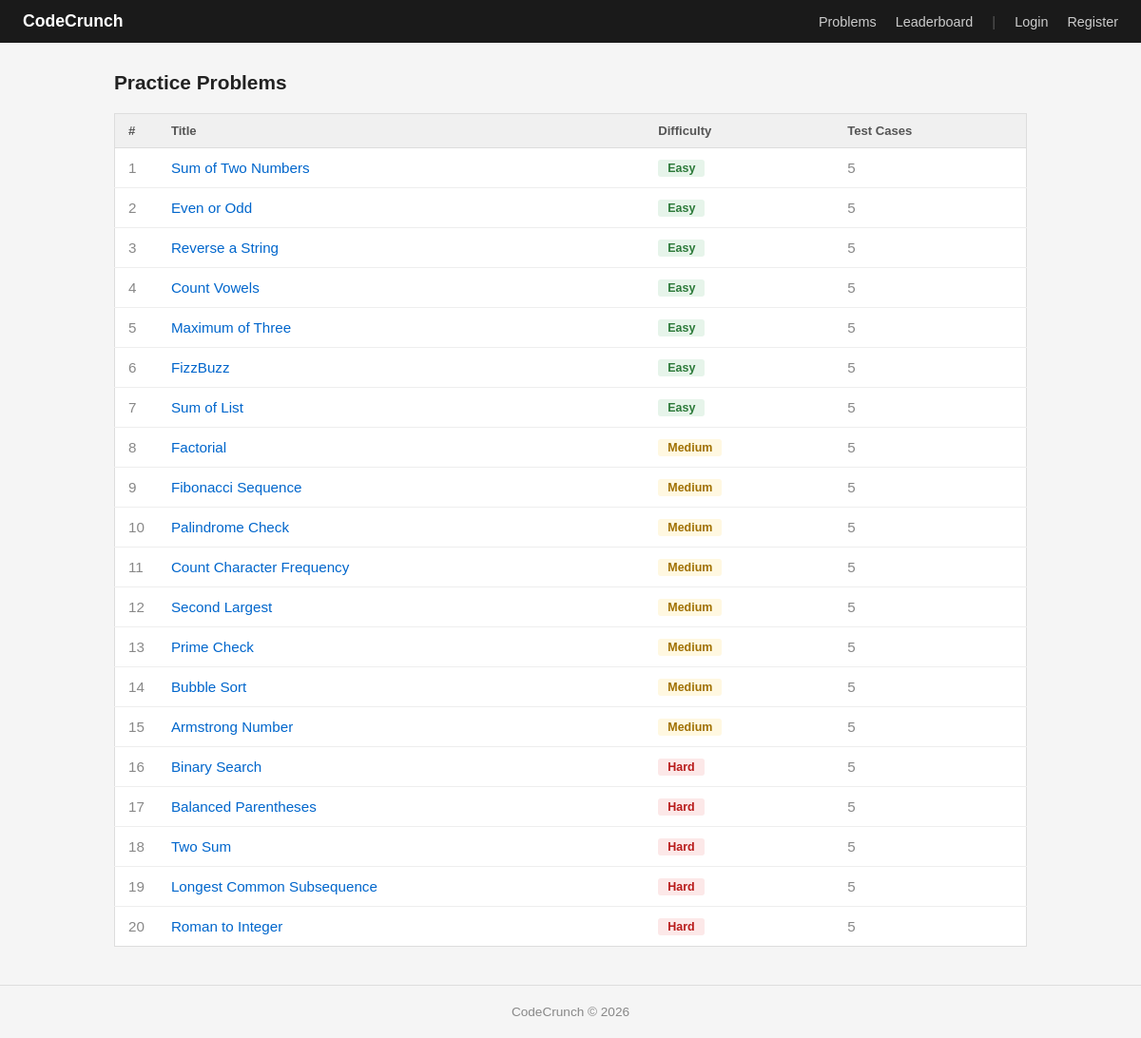
The page / on the database its author committed.
### tables this page shows
CREATE TABLE problems (
            id         INTEGER PRIMARY KEY AUTOINCREMENT,
            title      TEXT NOT NULL,
            difficulty TEXT NOT NULL,
            desc       TEXT NOT NULL,
            test_cases TEXT NOT NULL
        );

### core/main/routes.py (the view, shortened to what this page needs)
@main_bp.route("/")
def home():
    problems = get_problems()
    solved = set()
    return render_template("home.html", problems=problems, solved=solved)

### db.py (called while the page is built)
def get_db():
    conn = sqlite3.connect(DB)
    conn.row_factory = sqlite3.Row
    return conn

def get_problems():
    conn = get_db()
    rows = conn.execute("SELECT * FROM problems ORDER BY id").fetchall()
    conn.close()
    return [
        {
            "id":         row["id"],
            "title":      row["title"],
            "difficulty": row["difficulty"],
            "desc":       row["desc"],
            "test_cases": json.loads(row["test_cases"])
        }
        for row in rows
    ]

### utils.py (called while the page is built)
def logged_in():
    return "user_id" in session

### templates/home.html (shortened to what this page needs)
{% extends "base.html" %}
{% block content %}
<div class="page-heading">Practice Problems</div>
<table>
  <thead>
    <tr>
      <th style="width:40px;">#</th>
      <th>Title</th>
      <th>Difficulty</th>
      <th>Test Cases</th>
    </tr>
  </thead>
  <tbody>
    {% for prob in problems %}
    <tr>
      <td style="color:#888;">{{ prob.id }}</td>
      <td><a class="prob-link" href="/problem/{{ prob.id }}">{{ prob.title }}</a></td>
      <td><span class="badge {{ prob.difficulty }}">{{ prob.difficulty }}</span></td>
      <td style="color:#888;">{{ prob.test_cases|length }}</td>
    </tr>
    {% endfor %}
  </tbody>
</table>
{% endblock %}

### templates/base.html (shortened to what this page needs)
<!DOCTYPE html>
<html lang="en">
<head>
</head>
<body>
  <nav>
    <a href="/" class="nav-brand">CodeCrunch</a>
    <div class="nav-links">
      <a href="/">Problems</a>
      <a href="/leaderboard">Leaderboard</a>
      <span class="nav-divider">|</span>
      {% if session.user_id %}
        {% if session.is_admin %}
          <a href="/admin" class="nav-admin">Admin</a>
        {% endif %}
        <a href="/profile" class="nav-user">{{ session.username }}</a>
        <a href="/logout">Logout</a>
      {% else %}
        <a href="/login">Login</a>
        <a href="/register">Register</a>
      {% endif %}
    </div>
  </nav>
  <main>
    {% block content %}{% endblock %}
  </main>
  <footer>CodeCrunch &copy; 2026</footer>
</body>
</html>

### templates/base.html (style rules this page uses)
* { box-sizing: border-box; margin: 0; padding: 0; }
body { font-family: Arial, sans-serif; font-size: 15px; color: #222; background: #f5f5f5; }
nav { background: #1a1a1a; padding: 12px 24px; display: flex; align-items: center; justify-content: space-between; }
.nav-brand { color: #fff; text-decoration: none; font-weight: bold; font-size: 1.1rem; }
.nav-links { display: flex; align-items: center; gap: 20px; }
.nav-links a { color: #ccc; text-decoration: none; font-size: 0.9rem; }
.nav-divider { color: #555; }
main { max-width: 1000px; margin: 30px auto; padding: 0 20px; }
footer { text-align: center; padding: 20px; color: #888; font-size: 0.85rem; border-top: 1px solid #ddd; margin-top: 40px; }
a { color: #0066cc; }
body { animation: pageFadeIn 0.35s ease both; }

### templates/home.html (style rules this page uses)
.page-heading { font-size: 1.3rem; font-weight: bold; margin-bottom: 20px; }
table { width: 100%; border-collapse: collapse; background: #fff; border: 1px solid #ddd; }
th { background: #f0f0f0; text-align: left; padding: 10px 14px; font-size: 0.82rem; color: #555; border-bottom: 1px solid #ddd; }
td { padding: 11px 14px; border-bottom: 1px solid #eee; font-size: 0.95rem; }
tr:last-child td { border-bottom: none; }
.prob-link { color: #0066cc; text-decoration: none; font-weight: 500; }
.badge { display: inline-block; padding: 2px 10px; border-radius: 3px; font-size: 0.78rem; font-weight: bold; }
.Easy { background: #e6f4ea; color: #2d7a3a; }
.Medium { background: #fff8e1; color: #a07000; }
.Hard { background: #fce8e8; color: #b91c1c; }

### rows shown on the page
problems: id "1", title "Sum of Two Numbers", difficulty "Easy", test_cases|length "5"
problems: id "2", title "Even or Odd", difficulty "Easy", test_cases|length "5"
problems: id "3", title "Reverse a String", difficulty "Easy", test_cases|length "5"
problems: id "4", title "Count Vowels", difficulty "Easy", test_cases|length "5"
problems: id "5", title "Maximum of Three", difficulty "Easy", test_cases|length "5"
problems: id "6", title "FizzBuzz", difficulty "Easy", test_cases|length "5"
problems: id "7", title "Sum of List", difficulty "Easy", test_cases|length "5"
problems: id "8", title "Factorial", difficulty "Medium", test_cases|length "5"
problems: id "9", title "Fibonacci Sequence", difficulty "Medium", test_cases|length "5"
problems: id "10", title "Palindrome Check", difficulty "Medium", test_cases|length "5"
problems: id "11", title "Count Character Frequency", difficulty "Medium", test_cases|length "5"
problems: id "12", title "Second Largest", difficulty "Medium", test_cases|length "5"
problems: id "13", title "Prime Check", difficulty "Medium", test_cases|length "5"
problems: id "14", title "Bubble Sort", difficulty "Medium", test_cases|length "5"
problems: id "15", title "Armstrong Number", difficulty "Medium", test_cases|length "5"
problems: id "16", title "Binary Search", difficulty "Hard", test_cases|length "5"
problems: id "17", title "Balanced Parentheses", difficulty "Hard", test_cases|length "5"
problems: id "18", title "Two Sum", difficulty "Hard", test_cases|length "5"
problems: id "19", title "Longest Common Subsequence", difficulty "Hard", test_cases|length "5"
problems: id "20", title "Roman to Integer", difficulty "Hard", test_cases|length "5"
